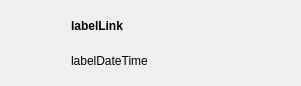
<?xml version="1.0" encoding="UTF-8"?>
<ui version="4.0">
 <class>WidgetShowHistoryCell</class>
 <widget class="QWidget" name="WidgetShowHistoryCell">
  <property name="geometry">
   <rect>
    <x>0</x>
    <y>0</y>
    <width>301</width>
    <height>82</height>
   </rect>
  </property>
  <layout class="QGridLayout" name="gridLayout">
   <property name="horizontalSpacing">
    <number>12</number>
   </property>
   <item row="1" column="1">
    <widget class="QLabel" name="labelDateTime">
     <property name="text">
      <string notr="true">labelDateTime</string>
     </property>
    </widget>
   </item>
   <item row="0" column="1">
    <widget class="ElidedLabel" name="labelLink">
     <property name="font">
      <font>
       <weight>75</weight>
       <bold>true</bold>
      </font>
     </property>
     <property name="text">
      <string notr="true">labelLink</string>
     </property>
    </widget>
   </item>
   <item row="0" column="0" rowspan="2">
    <widget class="QLabel" name="iconFile">
     <property name="minimumSize">
      <size>
       <width>48</width>
       <height>64</height>
      </size>
     </property>
     <property name="maximumSize">
      <size>
       <width>48</width>
       <height>64</height>
      </size>
     </property>
     <property name="text">
      <string/>
     </property>
     <property name="pixmap">
      <pixmap resource="../resources.qrc">:/icons/file-audio.svg</pixmap>
     </property>
     <property name="scaledContents">
      <bool>true</bool>
     </property>
    </widget>
   </item>
  </layout>
 </widget>
 <customwidgets>
  <customwidget>
   <class>ElidedLabel</class>
   <extends>QLabel</extends>
   <header>elidedlabel.h</header>
  </customwidget>
 </customwidgets>
 <resources>
  <include location="../resources.qrc"/>
 </resources>
 <connections/>
</ui>
